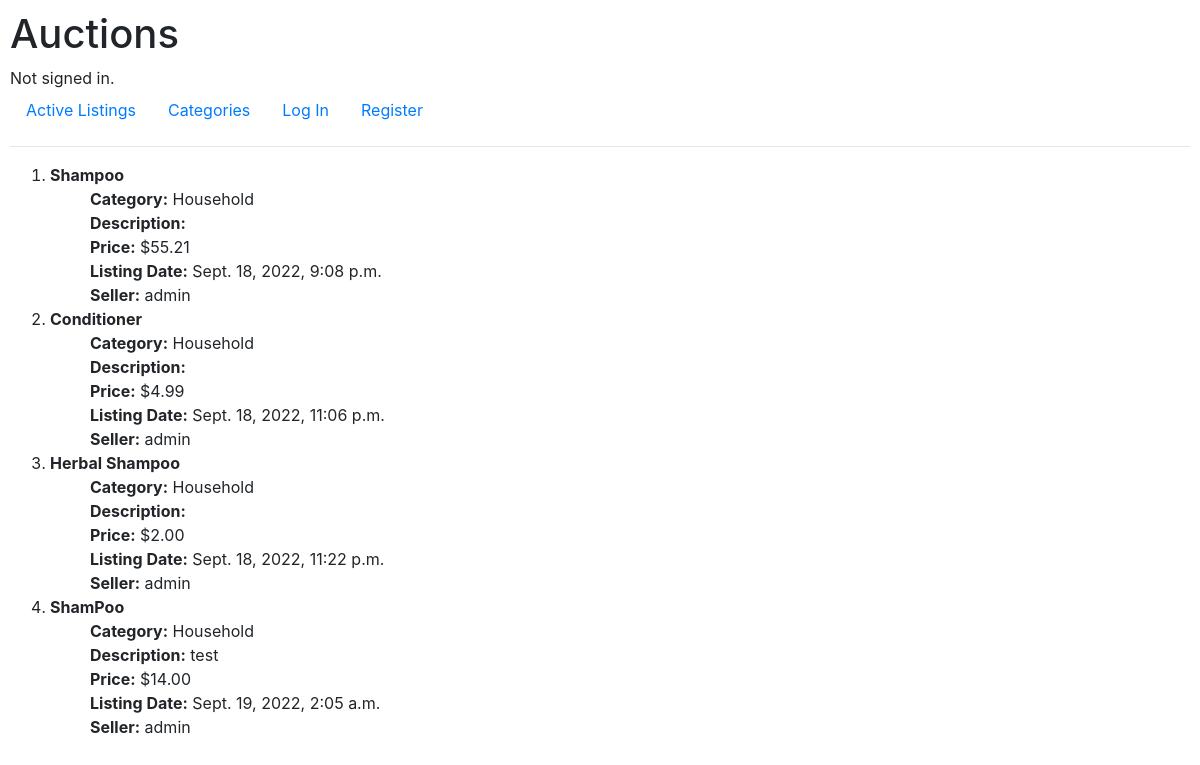
The page /subcategories?name=Household on the database as committed earlier.
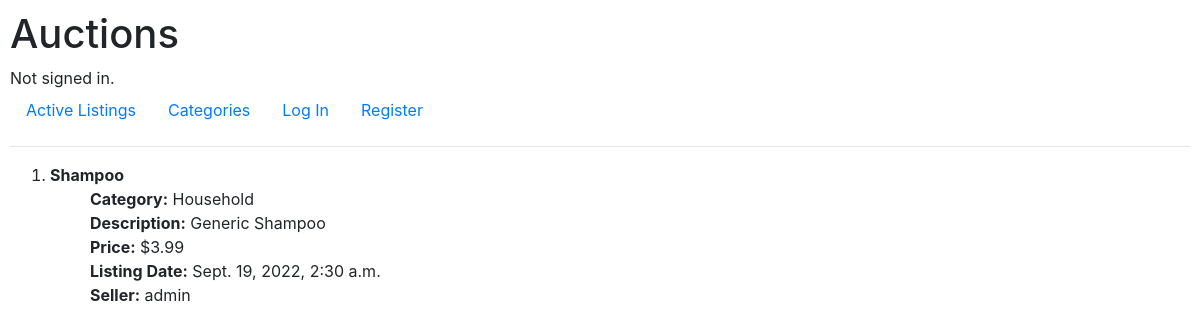
The same page on the database as committed later.
### auctions/models.py (models this page shows)
class Listings(models.Model):
    item_name = models.CharField(unique=False, max_length=255)
    description = models.TextField()
    category = models.CharField(max_length=255, default="None", unique=False)
    price = models.DecimalField(max_digits = 14, decimal_places=2, null=False, blank=True, default=0)
    date_created = models.DateTimeField(auto_now=True)
    owner = models.CharField(unique=False, max_length=255)

### auctions/views.py (the view)
# urls.py: path("subcategories", views.subcategories, name="subcategories"),
def subcategories(request):
    temp_list = []
    name = request.GET['name']
    print(name)
    queries = Listings.objects.filter(category=name)
    return render(request, "auctions/subcategories.html", {
        "data" : queries
    })

### auctions/templates/auctions/subcategories.html
{% extends "auctions/layout.html" %}
{% block body %}
{% if data %}
    <div>
        <ol>
            {% for dat in data %}
            <li><b>{{ dat.item_name }}</b></li>
            <ul>
                <li><strong>Category:</strong> {{ dat.category }}</li>
                <li><strong>Description:</strong> {{ dat.description }} </li>
                <li><strong>Price:</strong> ${{ dat.price }}</li>
                <li><strong>Listing Date:</strong> {{dat.date_created}} </li>
                <li><strong>Seller:</strong> {{ dat.owner }} </li>
            </ul>
            {% endfor %}
        </ol>
    </div>
{% else %}
    No active listings
{% endif %}
{% endblock %}

### auctions/templates/auctions/layout.html (shortened to what this page needs)
{% load static %}
<!DOCTYPE html>
<html lang="en">
    <head>
        <link rel="stylesheet" href="https://stackpath.bootstrapcdn.com/bootstrap/4.4.1/css/bootstrap.min.css">
        <link href="{% static 'auctions/styles.css' %}" rel="stylesheet">
    </head>
    <body>
        <h1>Auctions</h1>
        <div>
            {% if user.is_authenticated %}
                Signed in as <strong>{{ user.username }}</strong>.
            {% else %}
                Not signed in.
            {% endif %}
        </div>
        <ul class="nav">
            <li class="nav-item">
                <a class="nav-link" href="{% url 'index' %}">Active Listings</a>
            </li>
            <li class="nav-item">
                <a class="nav-link" href="{% url 'categories' %}">Categories</a>
            </li>
            {% if user.is_authenticated %}
                <li class="nav-item">
                    <a class="nav-link" href="{% url 'watchlist' %}">Watchlist</a>
                </li>
                <li class="nav-item">
                    <a class="nav-link" href="{% url 'createlisting' %}">Create Listing</a>
                </li>
                <li class="nav-item">
                    <a class="nav-link" href="{% url 'edit_profile' %}">Edit Profile</a>
                </li>
                <li class="nav-item">
                    <a class="nav-link" href="{% url 'logout' %}">Log Out</a>
                </li>
            {% else %}
                <li class="nav-item">
                    <a class="nav-link" href="{% url 'login' %}">Log In</a>
                </li>
                <li class="nav-item">
                    <a class="nav-link" href="{% url 'register' %}">Register</a>
                </li>
            {% endif %}
        </ul>
        <hr>
        {% block body %}
        {% endblock %}
    </body>
</html>

### auctions/static/auctions/styles.css (style rules this page uses)
body { padding: 10px; }
ul { list-style-type: none; }

Rows that differ between the two databases and show on the page:
removed Listings: item_name "Conditioner", category "Household", price "4.99", date_created "Sept. 18, 2022, 11:06 p.m.", owner "admin"
removed Listings: item_name "Herbal Shampoo", category "Household", price "2.00", date_created "Sept. 18, 2022, 11:22 p.m.", owner "admin"
removed Listings: item_name "ShamPoo", category "Household", description "test", price "14.00", date_created "Sept. 19, 2022, 2:05 a.m.", owner "admin"
changed Listings "Shampoo": description (not shown) → "Generic Shampoo"; price "55.21" → "3.99"; date_created "Sept. 18, 2022, 9:08 p.m." → "Sept. 19, 2022, 2:30 a.m."
